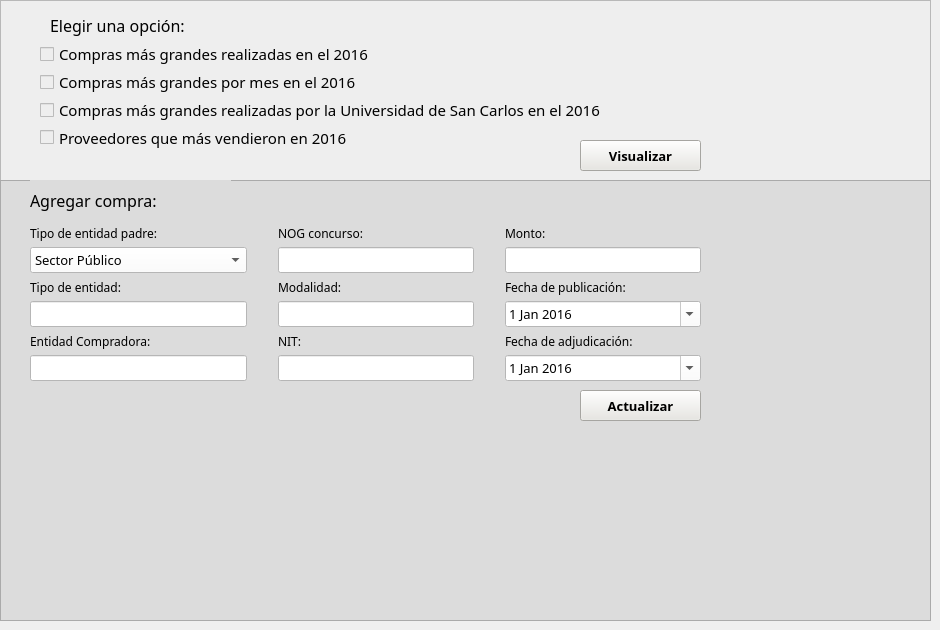
    <widget class="QWidget" name="tab">
     <attribute name="title">
      <string>Compras 2016</string>
     </attribute>
     <widget class="QFrame" name="frame">
      <property name="geometry">
       <rect>
        <x>0</x>
        <y>0</y>
        <width>931</width>
        <height>191</height>
       </rect>
      </property>
      <property name="styleSheet">
       <string notr="true">background-color: rgb(238, 238, 238);</string>
      </property>
      <property name="frameShape">
       <enum>QFrame::StyledPanel</enum>
      </property>
      <property name="frameShadow">
       <enum>QFrame::Raised</enum>
      </property>
      <widget class="QLabel" name="label_opcion">
       <property name="geometry">
        <rect>
         <x>50</x>
         <y>10</y>
         <width>211</width>
         <height>31</height>
        </rect>
       </property>
       <property name="font">
        <font>
         <family>Century Gothic</family>
         <pointsize>12</pointsize>
         <weight>50</weight>
         <italic>false</italic>
         <bold>false</bold>
        </font>
       </property>
       <property name="text">
        <string>Elegir una opción:</string>
       </property>
      </widget>
      <widget class="QWidget" name="verticalLayoutWidget">
       <property name="geometry">
        <rect>
         <x>40</x>
         <y>40</y>
         <width>582</width>
         <height>111</height>
        </rect>
       </property>
       <layout class="QVBoxLayout" name="verticalLayout">
        <property name="spacing">
         <number>0</number>
        </property>
        <item>
         <widget class="QCheckBox" name="checkBox_grandes">
          <property name="font">
           <font>
            <family>Century Gothic</family>
            <pointsize>11</pointsize>
           </font>
          </property>
          <property name="styleSheet">
           <string notr="true">selection-background-color: rgb(0, 255, 0);</string>
          </property>
          <property name="text">
           <string>Compras más grandes realizadas en el 2016</string>
          </property>
         </widget>
        </item>
        <item>
         <widget class="QCheckBox" name="checkBox_mes">
          <property name="font">
           <font>
            <family>Century Gothic</family>
            <pointsize>11</pointsize>
           </font>
          </property>
          <property name="text">
           <string>Compras más grandes por mes en el 2016</string>
          </property>
         </widget>
        </item>
        <item>
         <widget class="QCheckBox" name="checkBox_USAC">
          <property name="font">
           <font>
            <family>Century Gothic</family>
            <pointsize>11</pointsize>
            <weight>50</weight>
            <italic>false</italic>
            <bold>false</bold>
           </font>
          </property>
          <property name="text">
           <string>Compras más grandes realizadas por la Universidad de San Carlos en el 2016</string>
          </property>
          <property name="checked">
           <bool>false</bool>
          </property>
          <property name="autoRepeat">
           <bool>false</bool>
          </property>
          <property name="autoExclusive">
           <bool>false</bool>
          </property>
          <property name="tristate">
           <bool>false</bool>
          </property>
         </widget>
        </item>
        <item>
         <widget class="QCheckBox" name="checkBox_proveedores">
          <property name="font">
           <font>
            <family>Century Gothic</family>
            <pointsize>11</pointsize>
           </font>
          </property>
          <property name="text">
           <string>Proveedores que más vendieron en 2016</string>
          </property>
         </widget>
        </item>
       </layout>
      </widget>
      <widget class="QPushButton" name="boton_visualizar">
       <property name="geometry">
        <rect>
         <x>580</x>
         <y>140</y>
         <width>121</width>
         <height>31</height>
        </rect>
       </property>
       <property name="font">
        <font>
         <family>Century Gothic</family>
         <pointsize>10</pointsize>
         <weight>75</weight>
         <bold>true</bold>
        </font>
       </property>
       <property name="styleSheet">
        <string notr="true">background-color: rgb(232, 231, 226);</string>
       </property>
       <property name="text">
        <string>Visualizar</string>
       </property>
      </widget>
     </widget>
     <widget class="QFrame" name="frame_2">
      <property name="geometry">
       <rect>
        <x>0</x>
        <y>180</y>
        <width>931</width>
        <height>441</height>
       </rect>
      </property>
      <property name="styleSheet">
       <string notr="true">background-color: rgb(220, 220, 220);</string>
      </property>
      <property name="frameShape">
       <enum>QFrame::StyledPanel</enum>
      </property>
      <property name="frameShadow">
       <enum>QFrame::Raised</enum>
      </property>
      <widget class="QLabel" name="label_agregar">
       <property name="geometry">
        <rect>
         <x>30</x>
         <y>0</y>
         <width>201</width>
         <height>41</height>
        </rect>
       </property>
       <property name="font">
        <font>
         <family>Century Gothic</family>
         <pointsize>12</pointsize>
        </font>
       </property>
       <property name="text">
        <string>Agregar compra:</string>
       </property>
      </widget>
      <widget class="QWidget" name="gridLayoutWidget">
       <property name="geometry">
        <rect>
         <x>30</x>
         <y>40</y>
         <width>671</width>
         <height>161</height>
        </rect>
       </property>
       <layout class="QGridLayout" name="gridLayout">
        <property name="topMargin">
         <number>0</number>
        </property>
        <property name="horizontalSpacing">
         <number>31</number>
        </property>
        <property name="verticalSpacing">
         <number>1</number>
        </property>
        <item row="4" column="1">
         <widget class="QLabel" name="label_modalidad">
          <property name="font">
           <font>
            <family>Century Gothic</family>
            <pointsize>9</pointsize>
           </font>
          </property>
          <property name="text">
           <string>Modalidad:</string>
          </property>
         </widget>
        </item>
        <item row="1" column="0">
         <widget class="QComboBox" name="comboBox_padre">
          <property name="font">
           <font>
            <family>Century Gothic</family>
            <pointsize>10</pointsize>
           </font>
          </property>
          <property name="styleSheet">
           <string notr="true">background-color: rgb(255, 255, 255);</string>
          </property>
          <item>
           <property name="text">
            <string>Sector Público</string>
           </property>
          </item>
          <item>
           <property name="text">
            <string>Fideicomisos y otras entidades</string>
           </property>
          </item>
          <item>
           <property name="text">
            <string>Organizaciones Internacionales</string>
           </property>
          </item>
         </widget>
        </item>
        <item row="7" column="0">
         <widget class="QLabel" name="label_compradora">
          <property name="font">
           <font>
            <family>Century Gothic</family>
            <pointsize>9</pointsize>
           </font>
          </property>
          <property name="text">
           <string>Entidad Compradora:</string>
          </property>
         </widget>
        </item>
        <item row="4" column="0">
         <widget class="QLabel" name="label_entidad">
          <property name="font">
           <font>
            <family>Century Gothic</family>
            <pointsize>9</pointsize>
           </font>
          </property>
          <property name="text">
           <string>Tipo de entidad:</string>
          </property>
         </widget>
        </item>
        <item row="7" column="1">
         <widget class="QLabel" name="label_nit">
          <property name="font">
           <font>
            <family>Century Gothic</family>
            <pointsize>9</pointsize>
           </font>
          </property>
          <property name="text">
           <string>NIT:</string>
          </property>
         </widget>
        </item>
        <item row="0" column="1">
         <widget class="QLabel" name="label_nog">
          <property name="font">
           <font>
            <family>Century Gothic</family>
            <pointsize>9</pointsize>
           </font>
          </property>
          <property name="text">
           <string>NOG concurso:</string>
          </property>
         </widget>
        </item>
        <item row="7" column="2">
         <widget class="QLabel" name="label_adjudicacion">
          <property name="font">
           <font>
            <family>Century Gothic</family>
            <pointsize>9</pointsize>
           </font>
          </property>
          <property name="text">
           <string>Fecha de adjudicación:</string>
          </property>
         </widget>
        </item>
        <item row="6" column="0">
         <widget class="QLineEdit" name="texto_entidad">
          <property name="font">
           <font>
            <family>Century Gothic</family>
            <pointsize>10</pointsize>
           </font>
          </property>
          <property name="styleSheet">
           <string notr="true">background-color: rgb(255, 255, 255);</string>
          </property>
         </widget>
        </item>
        <item row="4" column="2">
         <widget class="QLabel" name="label_publicacion">
          <property name="font">
           <font>
            <family>Century Gothic</family>
            <pointsize>9</pointsize>
           </font>
          </property>
          <property name="text">
           <string>Fecha de publicación:</string>
          </property>
         </widget>
        </item>
        <item row="8" column="1">
         <widget class="QLineEdit" name="texto_nit">
          <property name="font">
           <font>
            <family>Century Gothic</family>
            <pointsize>10</pointsize>
           </font>
          </property>
          <property name="styleSheet">
           <string notr="true">background-color: rgb(255, 255, 255);</string>
          </property>
         </widget>
        </item>
        <item row="6" column="1">
         <widget class="QLineEdit" name="texto_modalidad">
          <property name="font">
           <font>
            <family>Century Gothic</family>
            <pointsize>10</pointsize>
           </font>
          </property>
          <property name="styleSheet">
           <string notr="true">background-color: rgb(255, 255, 255);</string>
          </property>
         </widget>
        </item>
        <item row="0" column="2">
         <widget class="QLabel" name="label_monto">
          <property name="font">
           <font>
            <family>Century Gothic</family>
            <pointsize>9</pointsize>
           </font>
          </property>
          <property name="text">
           <string>Monto:</string>
          </property>
         </widget>
        </item>
        <item row="0" column="0">
         <widget class="QLabel" name="label_padre">
          <property name="font">
           <font>
            <family>Century Gothic</family>
            <pointsize>9</pointsize>
           </font>
          </property>
          <property name="text">
           <string>Tipo de entidad padre:</string>
          </property>
          <property name="buddy">
           <cstring>comboBox_padre</cstring>
          </property>
         </widget>
        </item>
        <item row="8" column="0">
         <widget class="QLineEdit" name="texto_compradora">
          <property name="font">
           <font>
            <family>Century Gothic</family>
            <pointsize>10</pointsize>
           </font>
          </property>
          <property name="styleSheet">
           <string notr="true">background-color: rgb(255, 255, 255);</string>
          </property>
         </widget>
        </item>
        <item row="1" column="1">
         <widget class="QLineEdit" name="texto_nog">
          <property name="font">
           <font>
            <family>Century Gothic</family>
            <pointsize>10</pointsize>
           </font>
          </property>
          <property name="styleSheet">
           <string notr="true">background-color: rgb(255, 255, 255);</string>
          </property>
         </widget>
        </item>
        <item row="1" column="2">
         <widget class="QLineEdit" name="texto_monto">
          <property name="font">
           <font>
            <family>Century Gothic</family>
            <pointsize>10</pointsize>
           </font>
          </property>
          <property name="styleSheet">
           <string notr="true">background-color: rgb(255, 255, 255);</string>
          </property>
         </widget>
        </item>
        <item row="6" column="2">
         <widget class="QDateEdit" name="fecha_publicacion">
          <property name="font">
           <font>
            <family>Century Gothic</family>
            <pointsize>10</pointsize>
           </font>
          </property>
          <property name="styleSheet">
           <string notr="true">background-color: rgb(255, 255, 255);</string>
          </property>
          <property name="maximumDate">
           <date>
            <year>2016</year>
            <month>12</month>
            <day>31</day>
           </date>
          </property>
          <property name="minimumDate">
           <date>
            <year>2016</year>
            <month>1</month>
            <day>1</day>
           </date>
          </property>
          <property name="calendarPopup">
           <bool>true</bool>
          </property>
         </widget>
        </item>
        <item row="8" column="2">
         <widget class="QDateEdit" name="fecha_adjudicacion">
          <property name="font">
           <font>
            <family>Century Gothic</family>
            <pointsize>10</pointsize>
           </font>
          </property>
          <property name="styleSheet">
           <string notr="true">background-color: rgb(255, 255, 255);</string>
          </property>
          <property name="maximumDate">
           <date>
            <year>2016</year>
            <month>12</month>
            <day>31</day>
           </date>
          </property>
          <property name="minimumDate">
           <date>
            <year>2016</year>
            <month>1</month>
            <day>1</day>
           </date>
          </property>
          <property name="calendarPopup">
           <bool>true</bool>
          </property>
         </widget>
        </item>
       </layout>
      </widget>
      <widget class="QPushButton" name="boton_actualizar">
       <property name="geometry">
        <rect>
         <x>580</x>
         <y>210</y>
         <width>121</width>
         <height>31</height>
        </rect>
       </property>
       <property name="font">
        <font>
         <family>Century Gothic</family>
         <pointsize>10</pointsize>
         <weight>75</weight>
         <bold>true</bold>
        </font>
       </property>
       <property name="styleSheet">
        <string notr="true">background-color: rgb(232, 231, 226);</string>
       </property>
       <property name="text">
        <string>Actualizar</string>
       </property>
      </widget>
     </widget>
    </widget>
